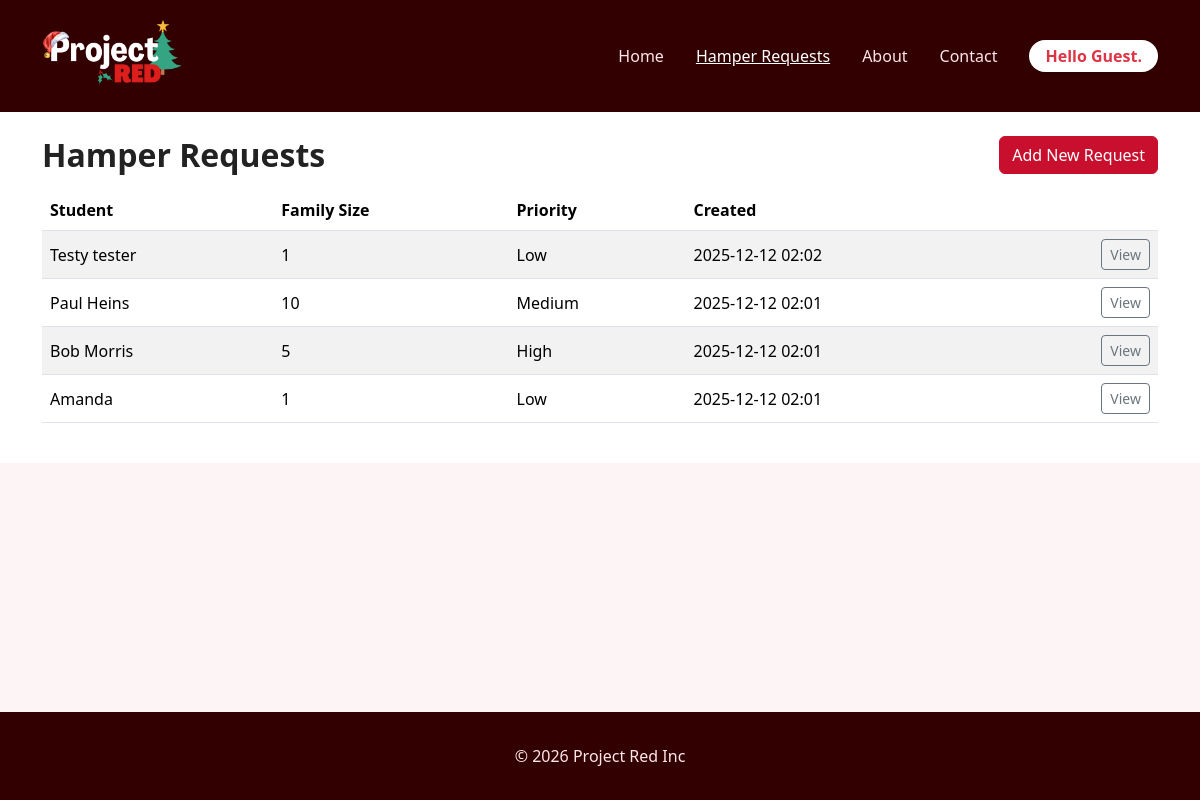
The page /hampers/ on the database its author committed.
### projectRed/models.py (models this page shows, shortened)
class HamperRequest(models.Model):
    PRIORITY_CHOICES = [
        ("low", "Low"),
        ("medium", "Medium"),
        ("high", "High"),
    ]
    student_name = models.CharField(max_length=100)
    family_size = models.PositiveIntegerField()
    priority = models.CharField(
        max_length=10, choices=PRIORITY_CHOICES, default="medium"
    )
    comments = models.TextField(blank=True)
    created_at = models.DateTimeField(auto_now_add=True)

### projectRed/views.py (the view)
# urls.py: path("hampers/", views.hamper_list, name="hamper_list"),
def hamper_list(request):
    hampers = HamperRequest.objects.order_by("-created_at")
    context = {
        "page_title": "Hamper Requests",
        "current_year": datetime.date.today().year,
        "username": USERNAME,
        "hampers": hampers,
    }
    return render(request, "projectRed/hamper_list.html", context)

### projectRed/templates/projectRed/hamper_list.html (shortened to what this page needs)
{% extends "projectRed/base.html" %}
{% block content %}
<section class="page-section">
  <div class="container py-4">
    <div class="d-flex flex-column flex-md-row justify-content-between align-items-md-center mb-3">
      <h1 class="page-title mb-3 mb-md-0">Hamper Requests</h1>
      <a href="{% url 'hamper_create' %}" class="btn btn-primary">
        Add New Request
      </a>
    </div>
    {% if hampers %}
      <div class="table-responsive">
        <table class="table table-striped align-middle">
          <thead>
            <tr>
              <th>Student</th>
              <th>Family Size</th>
              <th>Priority</th>
              <th>Created</th>
              <th></th>
            </tr>
          </thead>
          <tbody>
            {% for hamper in hampers %}
              <tr>
                <td>{{ hamper.student_name }}</td>
                <td>{{ hamper.family_size }}</td>
                <td>{{ hamper.get_priority_display }}</td>
                <td>{{ hamper.created_at|date:"Y-m-d H:i" }}</td>
                <td class="text-end">
                  <a href="{% url 'hamper_detail' hamper.pk %}" class="btn btn-sm btn-outline-secondary">
                    View
                  </a>
                </td>
              </tr>
            {% endfor %}
          </tbody>
        </table>
      </div>
    {% else %}
      <p class="mb-0">
        No hamper requests yet.
      </p>
    {% endif %}
  </div>
</section>
{% endblock %}

### projectRed/templates/projectRed/base.html (shortened to what this page needs)
{% load static %}
<!DOCTYPE html>
<html lang="en">
<head>
  <link rel="stylesheet" href="https://cdn.jsdelivr.net/npm/bootstrap@5.3.8/dist/css/bootstrap.min.css">
  <link rel="stylesheet" href="{% static 'projectRed/css/site.css' %}">
</head>
<body>
  <header class="site-header">
    <div class="container d-flex flex-column flex-md-row align-items-md-center justify-content-between py-3">
      <a class="brand d-flex align-items-center gap-2 text-decoration-none" href="{% url 'home' %}">
        <img src="{% static 'projectRed/img/project_red_banner.png' %}"
             class="brand-logo"
             alt="Project Red banner logo">
      </a>
      <div class="d-flex align-items-center gap-3 mt-3 mt-md-0">
        <nav class="site-nav" aria-label="Main navigation">
          <ul class="nav align-items-center">
            <li class="nav-item">
              <a class="nav-link{% if request.resolver_match.url_name == 'home' %} active{% endif %}"
                 href="{% url 'home' %}">
                Home
              </a>
            </li>
            <li class="nav-item">
              <a class="nav-link{% if request.resolver_match.url_name == 'hamper_list' %} active{% endif %}"
                 href="{% url 'hamper_list' %}">
                Hamper Requests
              </a>
            </li>
            <li class="nav-item">
              <a class="nav-link{% if request.resolver_match.url_name == 'about' %} active{% endif %}"
                 href="{% url 'about' %}">
                About
              </a>
            </li>
            <li class="nav-item">
              <a class="nav-link{% if request.resolver_match.url_name == 'contact' %} active{% endif %}"
                 href="{% url 'contact' %}">
                Contact
              </a>
            </li>
          </ul>
        </nav>
        <span class="px-3 py-1 bg-white text-danger fw-bold rounded-pill shadow-sm">
          Hello {{ username|default:"Guest" }}.
        </span>
      </div>
    </div>
  </header>
  <main class="site-main">
    {% block content %}
    {% endblock %}
  </main>
  <footer class="site-footer">
    <div class="container text-center py-3">
      <p class="mb-0">&copy; {% now "Y" %} Project Red Inc</p>
    </div>
  </footer>
</body>
</html>

### projectRed/static/projectRed/css/site.css (style rules this page uses)
html, body { height: 100%; margin: 0; padding: 0; }
body { display: flex; flex-direction: column; }
.site-main { flex: 1 0 auto; }
body { font-family: system-ui, -apple-system, BlinkMacSystemFont, "Segoe UI", sans-serif; margin: 0; background-color: #fdf5f5; color: #222; }
.site-header { background: #320000; color: #fff; text-decoration: none; }
.brand-logo { max-height: 5rem; border-radius: 4px; }
.site-nav .nav-link { color: #ffe6ea; font-weight: 500; }
.site-nav .nav-link:hover, .site-nav .nav-link.active { color: #ffffff; text-decoration: underline; }
.site-main { min-height: 70vh; }
.info-section, .page-section { background-color: #ffffff; }
.page-title { font-size: 2rem; font-weight: 700; margin-bottom: 1rem; }
.table { background-color: #fff; }
.site-footer { background-color: #320000; color: #ffe6ea; text-align: center; padding: 1rem 0; }
.btn-primary { background-color: #C8102E; border-color: #C8102E; }

### rows shown on the page
HamperRequest: student_name "Testy tester", family_size "1", priority "Low", created_at "2025-12-12 02:02"
HamperRequest: student_name "Paul Heins", family_size "10", priority "Medium", created_at "2025-12-12 02:01"
HamperRequest: student_name "Bob Morris", family_size "5", priority "High", created_at "2025-12-12 02:01"
HamperRequest: student_name "Amanda", family_size "1", priority "Low", created_at "2025-12-12 02:01"

### other values the page prints
{{ username|default:"Guest" }} "Guest"
